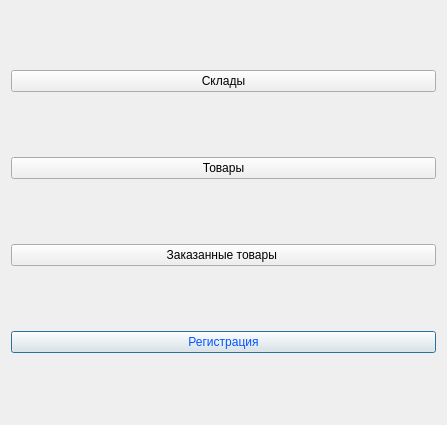
<?xml version="1.0" encoding="UTF-8"?>
<ui version="4.0">
 <class>stock_emp</class>
 <widget class="QDialog" name="stock_emp">
  <property name="geometry">
   <rect>
    <x>0</x>
    <y>0</y>
    <width>447</width>
    <height>425</height>
   </rect>
  </property>
  <property name="windowTitle">
   <string>Dialog</string>
  </property>
  <layout class="QGridLayout" name="gridLayout">
   <item row="8" column="0">
    <widget class="QPushButton" name="btnAuthorization">
     <property name="styleSheet">
      <string notr="true">color: rgb(0, 85, 255);</string>
     </property>
     <property name="text">
      <string>Регистрация</string>
     </property>
    </widget>
   </item>
   <item row="2" column="0">
    <widget class="QPushButton" name="btnOrder_product">
     <property name="text">
      <string>Заказанные товары </string>
     </property>
    </widget>
   </item>
   <item row="0" column="0">
    <widget class="QPushButton" name="btnStock">
     <property name="text">
      <string>Склады</string>
     </property>
    </widget>
   </item>
   <item row="1" column="0">
    <widget class="QPushButton" name="btnProduct">
     <property name="text">
      <string>Товары</string>
     </property>
    </widget>
   </item>
  </layout>
 </widget>
 <resources/>
 <connections/>
</ui>
